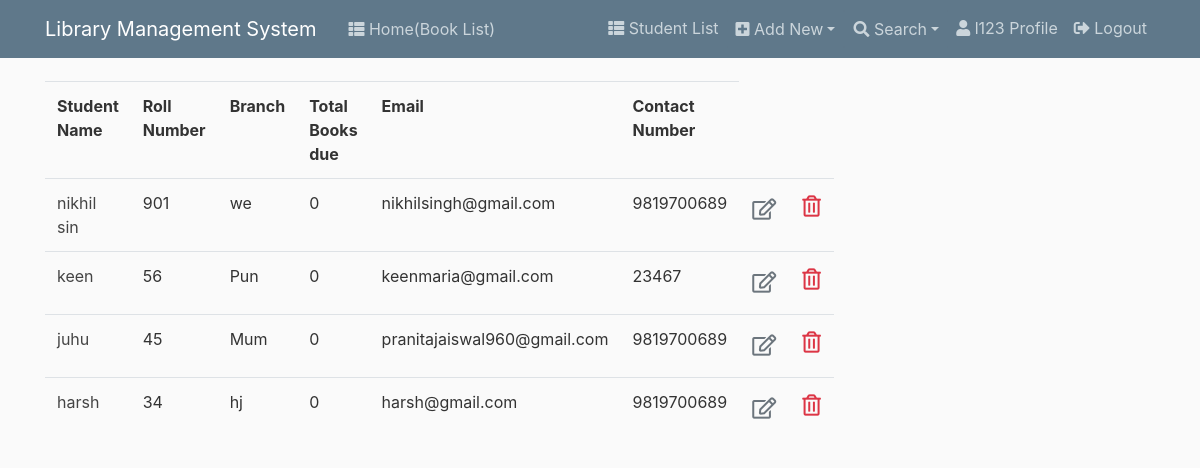
Screenshot of /student/ (signed in) with the database file from the repository.
### lapp/models.py (models this page shows, shortened)
class Student(models.Model):
    roll_no = models.CharField(max_length=10,unique=True)
    name = models.CharField(max_length=10)
    branch = models.CharField(max_length=3)
    contact_no = models.CharField(max_length=10)
    total_books_due=models.IntegerField(default=0)
    email=models.EmailField(unique=True)
    password=models.CharField(max_length=8, default=1234)

### lapp/views.py (the view)
# urls.py: path('student/', lib_views.StudentList, name='student-list'),
@login_required
def StudentList(request):
    context ={
        'students' : Student.objects.all()
    }
    return render(request, 'librarian/student_list.html',context)

### lapp/templates/librarian/student_list.html
{% extends 'librarian/base.html' %}
{% block content %}
<table class="table table-borderless">
    <thead class="border-bottom font-weight-bold">
        <tr>
            <td>Student Name</td>
            <td>Roll Number</td>
            <td>Branch</td>
            <td>Total Books due</td>
            <td>Email</td>
            <td>Contact Number</td>
        </tr>
    </thead>
    <tbody id="myTable">
        {% for s in students %}
            <tr>
                <td><a class="article-title" href="{% url 'student-detail' pk=s.id %}">{{ s.name }}</a></td>
                <td>{{ s.roll_no }}</td>
                <td>{{ s.branch }}</td>
                <td>{{ s.total_books_due }}</td>
                <td>{{ s.email }}</td>
                <td>{{ s.contact_no }}</td>
                <td>
                    <a href="{% url 'student-update' pk=s.id %}" class="btn text-secondary px-0"><i class="far fa-edit fa-lg"></i>
                    </a>
                </td>
                <td>
                    <a class="btn text-secondary px-0" href="{% url 'student-delete' pk=s.id %}"><i class="far fa-trash-alt fa-lg text-danger float-right"></i>
                    </a>
                </td>
            </tr>
        {% endfor %}
    </tbody>
</table>
{% endblock %}

### lapp/templates/librarian/base.html (shortened to what this page needs)
{% load static %}
<!DOCTYPE html>
<html>
<head>
    <link rel="stylesheet" href="https://maxcdn.bootstrapcdn.com/bootstrap/4.0.0/css/bootstrap.min.css">
    <link rel="stylesheet" href="https://cdnjs.cloudflare.com/ajax/libs/font-awesome/5.11.2/css/all.min.css">
    <link rel="stylesheet" href="{% static 'librarian/main.css' %}">
</head>
<body>
    <header class="site-header">
        <nav class="navbar navbar-expand-md navbar-dark bg-steel fixed-top">
          <div class="container">
            <a class="navbar-brand mr-4" href="{% url 'about' %}">Library Management System</a>
            <div class="collapse navbar-collapse" id="navbarToggle">
              <div class="navbar-nav mr-auto">
                {% if user.is_authenticated or user.is_superuser %}
                  <a class="nav-item nav-link" href="{% url 'index' %}"><i class="fas fa-th-list"></i> Home(Book List)</a>
                {% endif %}
              </div>
              <div class="nav navbar-nav navbar-right">
                {% if user.is_superuser %}
                  <a class="nav-item nav-link" href="{% url 'student-list' %}"><i class="fas fa-th-list"></i> Student List</a>
                  <div class="dropdown float">
                    <button type="button" class="btn bg-steel dropdown-toggle nav-link" data-toggle="dropdown"><i class="fas fa-plus-square"></i> Add New</button>
                  </div>
                  <div class="dropdown float">
                      <button type="button" class="btn bg-steel dropdown-toggle nav-link" data-toggle="dropdown"><i class="fas fa-search"></i> Search</button>
                  </div>
                  <a class="nav-item nav-link" href="{% url 'profile' %}"><i class="fas fa-user"></i> {{ request.user }} Profile</a>
                  <a class="nav-item nav-link" href="{% url 'logout' %}"><i class="fas fa-sign-out-alt"></i> Logout</a>
                {% endif %}
               </div>
            </div>
          </div>
        </nav>
    </header>
    <div class="row">
      <div class="col-md-12">
      </div>
    </div>
    <main role="main" class="container">
      <div class="row">
        <div class="{% if page_name == 'about' %} col-12 {% else %} col-md-8 {% endif %}">
          {% block content %}{% endblock %}
        </div>
      </div>
    </main>
  </body>
</html>

### static/librarian/main.css (style rules this page uses)
body { background: #fafafa; color: #333333; margin-top: 5rem; }
.bg-steel { background-color: #5f788a; }
.site-header .navbar-nav .nav-link { color: #cbd5db; }
.article-title { color: #444444; }

### rows the page displays
Student: name "nikhil sin", roll_no "901", branch "we", total_books_due "0", email "nikhilsingh@gmail.com", contact_no "9819700689"
Student: name "keen", roll_no "56", branch "Pun", total_books_due "0", email "keenmaria@gmail.com", contact_no "23467"
Student: name "juhu", roll_no "45", branch "Mum", total_books_due "0", email "pranitajaiswal960@gmail.com", contact_no "9819700689"
Student: name "harsh", roll_no "34", branch "hj", total_books_due "0", email "harsh@gmail.com", contact_no "9819700689"

### other values shown
{{ request.user }} "l123"
